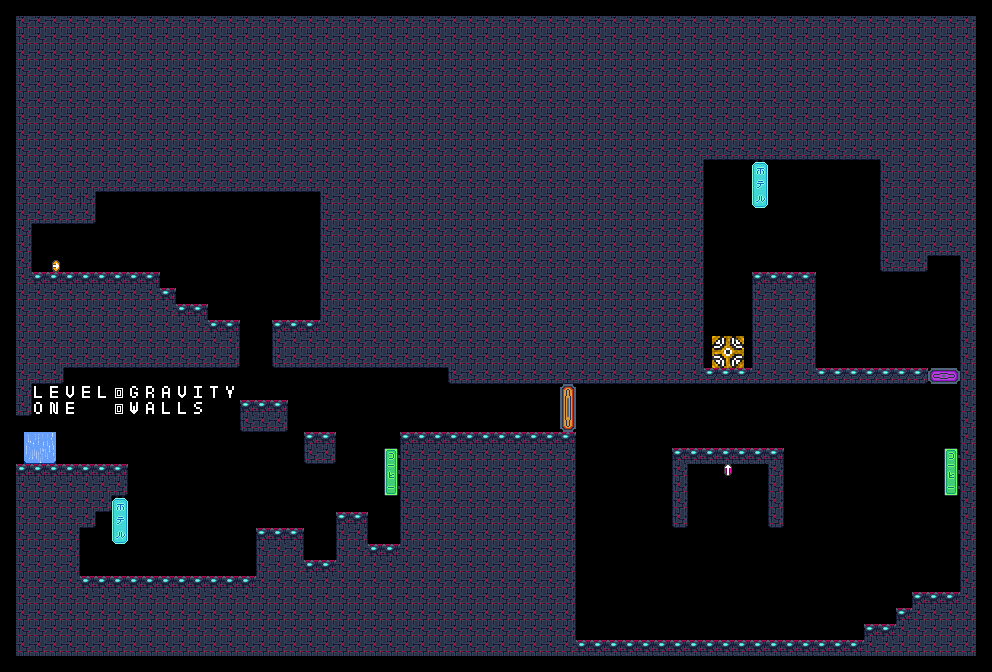

Rendered tile map (Tiled .tmx) drawn with the repository's tilesets; below, a short description and the map source with its tile grids summarised:
An orthogonal 62x42 tile map with 16x16 px tiles, 8 tile layers (Gw_orange_open, Gw_rose_open, Gw_orange, Gw_rose, ...), 6 hidden layers not drawn, 11 tilesets and 4 objects (2x right, 2x up).

<map version="1.10" tiledversion="1.10.2" orientation="orthogonal" renderorder="right-down" width="62" height="42" tilewidth="16" tileheight="16" infinite="0" nextlayerid="23" nextobjectid="5">
 <properties>
  <property name="Name" value="Gravity Walls" />
 </properties>
 <tileset firstgid="1" source="../tilesets/01_utilities.tsx" />
 <tileset firstgid="3" source="../tilesets/02_portal.tsx" />
 <tileset firstgid="27" source="../tilesets/03_futuristic_city.tsx" />
 <tileset firstgid="51" source="../tilesets/04_gravity_switch.tsx" />
 <tileset firstgid="67" source="../tilesets/05_gravity_flow.tsx" />
 <tileset firstgid="79" source="../tilesets/06_wall_of_death.tsx" />
 <tileset firstgid="95" source="../tilesets/07_gravity_walls.tsx" />
 <tileset firstgid="143" source="../tilesets/08_gravity_walls_open.tsx" />
 <tileset firstgid="191" source="../tilesets/09_arrow.tsx" />
 <tileset firstgid="203" source="../tilesets/10_alpha.tsx" />
 <tileset firstgid="233" source="../tilesets/11_alpha_key.tsx" />
 <objectgroup id="12" name="gravity_walls" locked="1">
  <object id="1" type="right" x="560" y="384" width="16" height="48" />
  <object id="2" type="up" x="928" y="368" width="32" height="16" />
 </objectgroup>
 <objectgroup id="9" name="gravity_switch" locked="1">
  <object id="3" type="up" x="724" y="464" width="8" height="12" />
  <object id="4" type="right" x="52" y="260" width="8" height="12" />
 </objectgroup>
 <layer id="22" name="Gw_orange_open" width="62" height="42" locked="1">
  <data>[2604 cells, 3 non-empty, 3 distinct tile ids]</data>
 </layer>
 <layer id="21" name="Gw_green_open" width="62" height="42" visible="0" locked="1">
  <data>[2604 cells, 0 non-empty, 0 distinct tile ids]</data>
 </layer>
 <layer id="20" name="Gw_rose_open" width="62" height="42" locked="1">
  <data>[2604 cells, 2 non-empty, 2 distinct tile ids]</data>
 </layer>
 <layer id="19" name="Gw_blue_open" width="62" height="42" visible="0" locked="1">
  <data>[2604 cells, 0 non-empty, 0 distinct tile ids]</data>
 </layer>
 <layer id="16" name="Gw_orange" width="62" height="42" locked="1">
  <data>[2604 cells, 3 non-empty, 3 distinct tile ids]</data>
 </layer>
 <layer id="15" name="Gw_green" width="62" height="42" visible="0" locked="1">
  <data>[2604 cells, 0 non-empty, 0 distinct tile ids]</data>
 </layer>
 <layer id="14" name="Gw_rose" width="62" height="42" locked="1">
  <data>[2604 cells, 2 non-empty, 2 distinct tile ids]</data>
 </layer>
 <layer id="13" name="Gw_blue" width="62" height="42" visible="0" locked="1">
  <data>[2604 cells, 0 non-empty, 0 distinct tile ids]</data>
 </layer>
 <layer id="11" name="Decoration" width="62" height="42" locked="1">
  <data>[2604 cells, 12 non-empty, 6 distinct tile ids]</data>
 </layer>
 <layer id="10" name="Filling" width="62" height="42" locked="1">
  <data>[2604 cells, 1237 non-empty, 17 distinct tile ids]</data>
 </layer>
 <layer id="8" name="Collision" width="62" height="42" locked="1">
  <data>[2604 cells, 291 non-empty, 12 distinct tile ids]</data>
 </layer>
 <layer id="5" name="Wall_of_death" width="62" height="42" visible="0" locked="1">
  <data>[2604 cells, 0 non-empty, 0 distinct tile ids]</data>
 </layer>
 <layer id="2" name="Border" width="62" height="42" visible="0" locked="1">
  <data>[2604 cells, 200 non-empty, 1 distinct tile ids]</data>
 </layer>
 <layer id="1" name="IO" width="62" height="42" locked="1">
  <data>[2604 cells, 12 non-empty, 12 distinct tile ids]</data>
 </layer>
</map>
